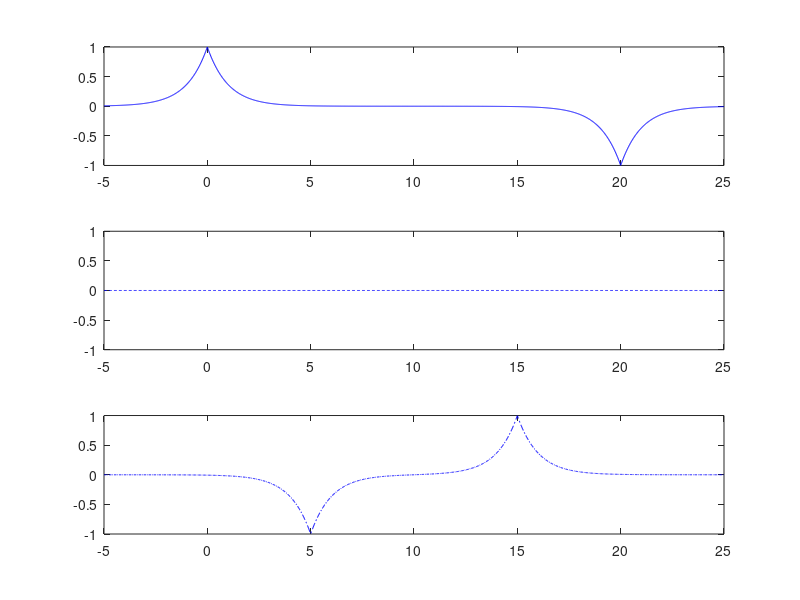
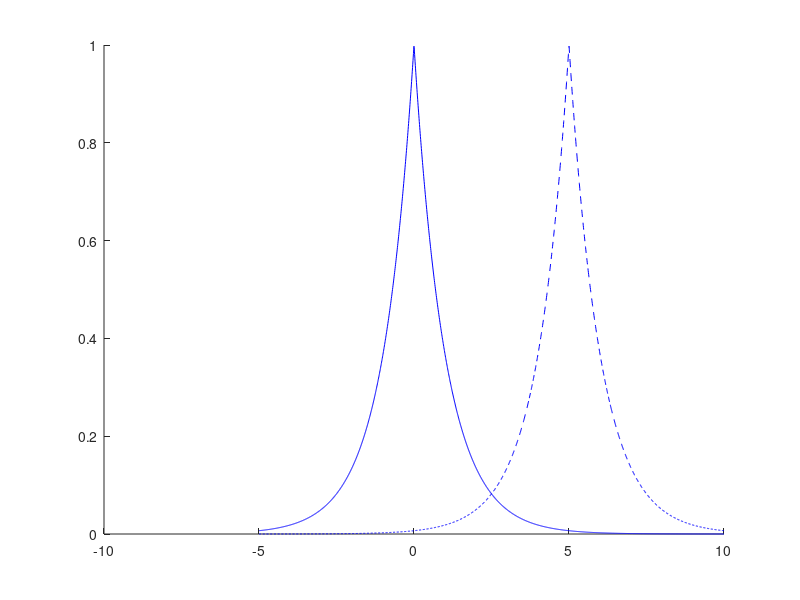
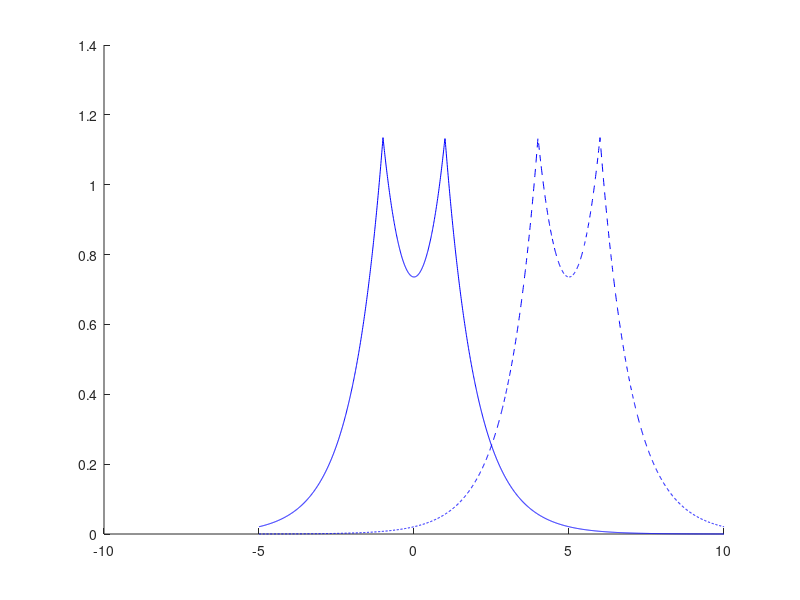
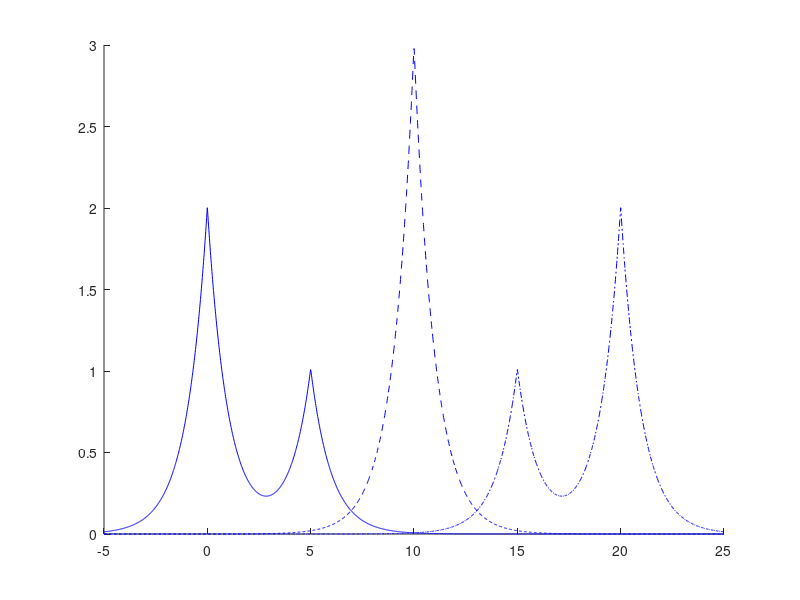

These figures' MATLAB source, in order:
close all
clear all

% plotting analytical solution of the equation

peakon = @(x,t,c,h) c*exp(-abs(x - h - c*t));
antipeakon = @(x,t,c,h) c*exp(-abs(x - h + c*t));
doublePeakon = @(x,t) peakon(x,t,1,-1) + peakon(x,t,1,1);
peakonOvertake = @(x,t) peakon(x,t,2,0) + peakon(x,t,1,5);
peakonAntipeakon = @(x,t) peakon(x,t,1,0) - antipeakon(x,t,1,20);

xmin = -5;
xmax = 10;
x = linspace(xmin,xmax,2000);

% Single peakon
t = [ 0 5 10 ];
p1 = figure;
hold on
plot(x,peakon(x,t(1),1,0),'b')
plot(x,peakon(x,t(2),1,0),'b--')
%legend('t = 0', 't = 5', 'Location', 'NorthEast')


% Double peakon
p2 = figure;
hold on
plot(x,doublePeakon(x,t(1)),'b')
plot(x,doublePeakon(x,t(2)),'b--')
%legend('t = 0', 't = 5', 'Location', 'NorthEast')


% Double peakon interaction
xmin = -5;
xmax = 25;
x = linspace(xmin,xmax,2000);
p3 = figure;
hold on
plot(x,peakonOvertake(x,t(1)),'b')
plot(x,peakonOvertake(x,t(2)),'b--')
plot(x,peakonOvertake(x,t(3)),'b-.')
%legend('t = 0', 't = 5', 't = 10', 'Location', 'NorthEast')


t = [0 10 15];
% Peakon antipeakon interaction.
p4 = figure;
subplot(3,1,1)
plot(x,peakonAntipeakon(x,t(1)),'b')
%legend('t = 0', 'Location', 'NorthEast')
subplot(3,1,2)
plot(x,peakonAntipeakon(x,t(2)),'b--')
axis([xmin xmax -1 1])
%legend('t = 10', 'Location', 'NorthEast')
subplot(3,1,3)
plot(x,peakonAntipeakon(x,t(3)),'b-.')
%legend('t = 15', 'Location', 'NorthEast')


% print images to file
% print(p1,'-dpng','-r400','peakon')
% print(p2,'-dpng','-r400','doublepeakon')
% print(p3,'-dpng','-r400','peakonovertake')
 print(p4,'-dpng','-r400','peakonantipeakon')
